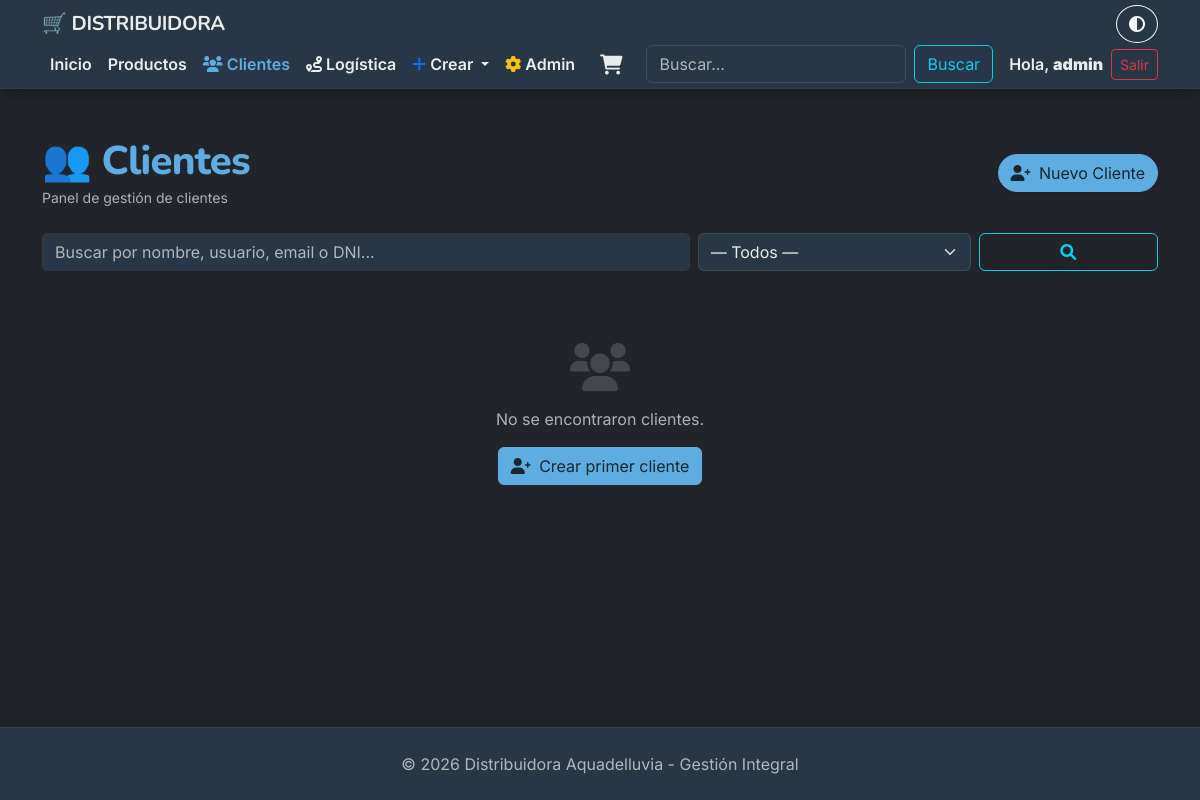
Page /clientes/ (signed in) on the earlier database version.
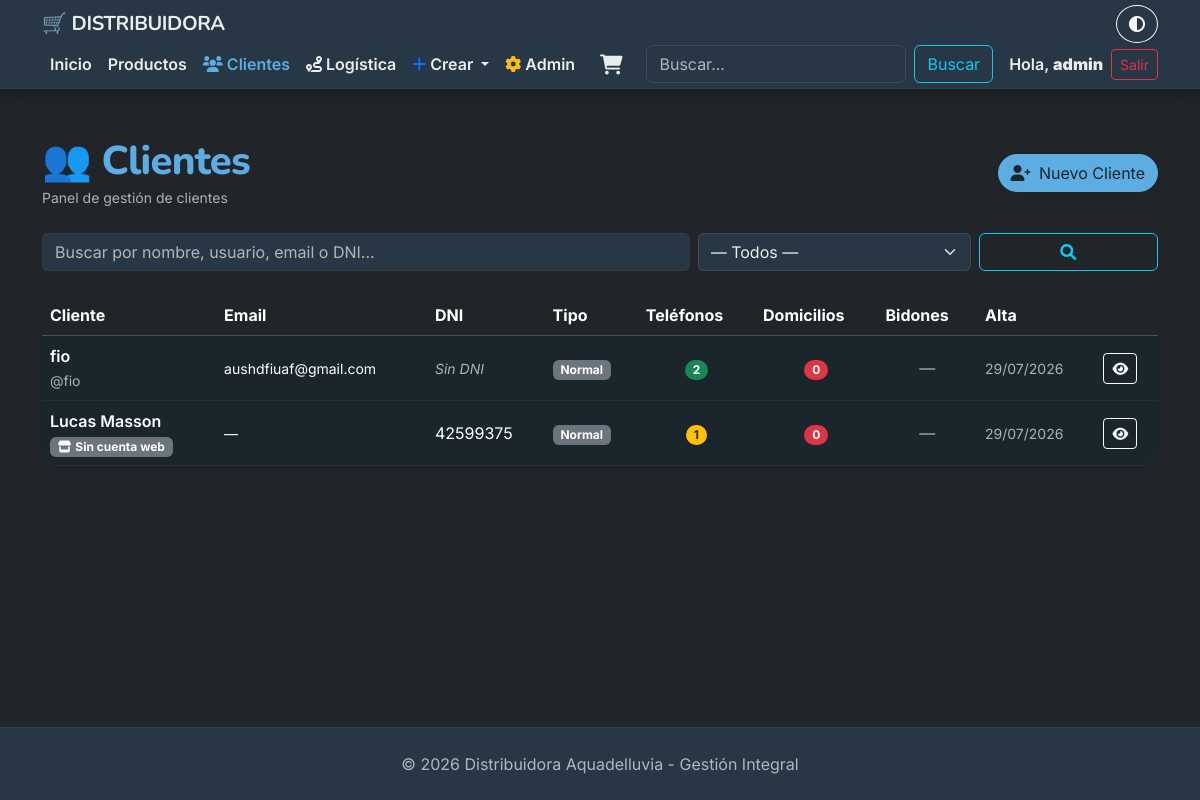
Same page on the later database version.
### apps/autenticacion/models.py (models this page shows, shortened)
class Usuario(AbstractUser):
    imagen_perfil = models.ImageField(upload_to='perfiles/', null=True, blank=True,default='usuarios/default.jpg')
    email = models.EmailField(unique=True)
    celular1 = models.CharField(max_length=20, null=True, blank=True)
    celular2 = models.CharField(max_length=20, null=True, blank=True)

### apps/clientes/models.py (models this page shows, shortened)
class Cliente(models.Model):
    usuario          = models.OneToOneField(
        'autenticacion.Usuario',
        on_delete=models.SET_NULL,
        null=True,
        blank=True,
        related_name='perfil_cliente',
        verbose_name='Cuenta de usuario'
    )
    nombre           = models.CharField(
        max_length=100,
        blank=True,
        verbose_name='Nombre'
    )
    apellido         = models.CharField(
        max_length=100,
        blank=True,
        verbose_name='Apellido'
    )
    email_contacto   = models.EmailField(
        blank=True,
        verbose_name='Email de contacto',
        help_text='Opcional — para clientes sin cuenta web'
    )
    dni              = models.CharField(
        max_length=15,
        unique=True,
        null=True,
        blank=True,
        verbose_name='DNI'
    )
    fecha_nacimiento = models.DateField(
        null=True,
        blank=True,
        verbose_name='Fecha de nacimiento'
    )
    fecha_alta       = models.DateField(
        auto_now_add=True,
        verbose_name='Fecha de alta'
    )
    tipo_cliente     = models.CharField(
        max_length=10,
        choices=TIPO_CLIENTE_CHOICES,
        default='Normal',
        verbose_name='Tipo de cliente'
    )
    bidones_prestados = models.PositiveIntegerField(
        default=0,
        verbose_name='Bidones prestados'
    )
    permite_fiado    = models.BooleanField(
        default=False,
        verbose_name='Permite fiado',
        help_text='Habilitado automáticamente para clientes Premium'
    )
    notas_internas   = models.TextField(
        blank=True,
        verbose_name='Notas internas',
        help_text='Visible solo para Admin/Vendedor'
    )
    class Meta:
        ordering = ['apellido', 'nombre']
        verbose_name = 'Cliente'
        verbose_name_plural = 'Clientes'
    def tiene_cuenta(self):
        return self.usuario_id is not None
    def nombre_completo(self):
        if self.usuario_id:
            nombre_user = self.usuario.get_full_name()
            return nombre_user if nombre_user.strip() else self.usuario.username
        partes = [p for p in [self.nombre, self.apellido] if p]
        return ' '.join(partes) if partes else f'Cliente #{self.pk}'
    def email_display(self):
        if self.usuario_id:
            return self.usuario.email
        return self.email_contacto
    def cantidad_telefonos(self):
        return self.telefonos.count()
    def cantidad_direcciones(self):
        return self.direcciones.count()

### apps/clientes/views.py (the view)
# urls.py: path('',                              views.listar_clientes,         name='listar_clientes'),
@login_required
def listar_clientes(request):
    if not es_admin_o_vendedor(request.user):
        messages.error(request, 'No tenés permiso para acceder a esta sección.')
        return redirect('inicio')
    form    = BuscarClienteForm(request.GET)
    clientes = Cliente.objects.select_related('usuario').all()
    q    = request.GET.get('q', '').strip()
    tipo = request.GET.get('tipo', '').strip()
    if q:
        q_norm = _normalizar(q)
        clientes = [
            c for c in clientes
            if q_norm in _normalizar(c.usuario.get_full_name())
            or q_norm in _normalizar(c.usuario.username)
            or q_norm in _normalizar(c.usuario.email)
            or (c.dni and q_norm in _normalizar(c.dni))
        ]
    else:
        clientes = list(clientes)
    if tipo:
        clientes = [c for c in clientes if c.tipo_cliente == tipo]
    paginator = Paginator(clientes, 10)
    page_obj  = paginator.get_page(request.GET.get('page'))
    return render(request, 'clientes/listar_clientes.html', {
        'clientes': page_obj,
        'form': form,
        'q': q,
        'tipo': tipo,
    })

### templates/clientes/listar_clientes.html (shortened to what this page needs)
{% extends 'base.html' %}
{% load grupos %}
{% block content %}
<div class="d-flex justify-content-between align-items-center mb-4">
    <div>
        <h1 class="mb-0">👥 Clientes</h1>
        <small class="text-muted">Panel de gestión de clientes</small>
    </div>
    <a href="{% url 'apps.clientes:crear_cliente' %}" class="btn btn-primary rounded-pill btn-glow shadow-sm">
        <i class="fa-solid fa-user-plus me-1"></i> Nuevo Cliente
    </a>
</div>
<form method="get" class="row g-2 mb-4">
    <div class="col-md-7">
        {{ form.q }}
    </div>
    <div class="col-md-3">
        {{ form.tipo }}
    </div>
    <div class="col-md-2 d-flex gap-2">
        <button type="submit" class="btn btn-outline-info w-100">
            <i class="fa-solid fa-magnifying-glass"></i>
        </button>
    </div>
</form>
{% if clientes %}
<div class="card border-0 shadow-sm rounded-4 overflow-hidden surface-card mb-4">
<div class="table-responsive">
    <table class="table table-hover align-middle mb-0">
        <thead class="table-dark">
            <tr>
                <th>Cliente</th>
                <th>Email</th>
                <th>DNI</th>
                <th>Tipo</th>
                <th>Teléfonos</th>
                <th>Domicilios</th>
                <th>Bidones</th>
                <th>Alta</th>
                <th></th>
            </tr>
        </thead>
        <tbody>
            {% for cliente in clientes %}
            <tr>
                <td>
                    <div class="fw-semibold">{{ cliente.nombre_completo }}</div>
                    {% if cliente.tiene_cuenta %}
                        <small class="text-muted">@{{ cliente.usuario.username }}</small>
                    {% else %}
                        <small class="badge bg-secondary">
                            <i class="fa-solid fa-store me-1"></i>Sin cuenta web
                        </small>
                    {% endif %}
                </td>
                <td>
                    <small>{{ cliente.email_display|default:"—" }}</small>
                </td>
                <td>
                    {% if cliente.dni %}
                        {{ cliente.dni }}
                    {% else %}
                        <span class="text-muted fst-italic small">Sin DNI</span>
                    {% endif %}
                </td>
                <td>
                    {% if cliente.tipo_cliente == 'Premium' %}
                        <span class="badge bg-warning text-dark">
                            <i class="fa-solid fa-star me-1"></i>Premium
                        </span>
                    {% else %}
                        <span class="badge bg-secondary">Normal</span>
                    {% endif %}
                </td>
                <td class="text-center">
                    <span class="badge {% if cliente.cantidad_telefonos >= 2 %}bg-success{% elif cliente.cantidad_telefonos == 1 %}bg-warning text-dark{% else %}bg-danger{% endif %} rounded-pill">
                        {{ cliente.cantidad_telefonos }}
                    </span>
                </td>
                <td class="text-center">
                    <span class="badge {% if cliente.cantidad_direcciones >= 1 %}bg-success{% else %}bg-danger{% endif %} rounded-pill">
                        {{ cliente.cantidad_direcciones }}
                    </span>
                </td>
                <td class="text-center">
                    {% if cliente.bidones_prestados > 0 %}
                        <span class="badge bg-info text-dark">{{ cliente.bidones_prestados }}</span>
                    {% else %}
                        <span class="text-muted">—</span>
                    {% endif %}
                </td>
                <td><small class="text-muted">{{ cliente.fecha_alta|date:"d/m/Y" }}</small></td>
                <td>
                    <a href="{% url 'apps.clientes:ver_cliente' cliente.pk %}"
                       class="btn btn-sm btn-outline-light">
                        <i class="fa-solid fa-eye"></i>
                    </a>
                </td>
            </tr>
            {% endfor %}
        </tbody>
    </table>
</div>
</div>
{% else %}
<div class="text-center py-5 text-muted">
    <i class="fa-solid fa-users fa-3x mb-3 opacity-25"></i>
    <p>No se encontraron clientes{% if q %} para "{{ q }}"{% endif %}.</p>
    <a href="{% url 'apps.clientes:crear_cliente' %}" class="btn btn-primary">
        <i class="fa-solid fa-user-plus me-1"></i> Crear primer cliente
    </a>
</div>
{% endif %}
{% endblock %}

### templates/base.html (shortened to what this page needs)
{% load grupos %}
{% load static %}
<!DOCTYPE html>
<html lang="es" data-bs-theme="dark">
<head>
    <link href="https://cdn.jsdelivr.net/npm/bootstrap@5.3.8/dist/css/bootstrap.min.css" rel="stylesheet">
    <link rel="stylesheet" href="{% static 'style/aquadelluvia.css' %}?v=6">
    <link rel="stylesheet" href="{% static 'style/productos.css' %}?v=6">
    <link rel="stylesheet" href="https://cdnjs.cloudflare.com/ajax/libs/font-awesome/6.0.0/css/all.min.css">
</head>
<body class="d-flex flex-column min-vh-100 bg-body" >
    <header class="sticky-top shadow-sm">
        <nav class="navbar navbar-expand-lg py-1">
        <div class="container d-flex flex-wrap align-items-center justify-content-between">
            <a class="navbar-brand fw-bold" href="{% url 'inicio' %}">
                <span class="fw-bold">🛒 DISTRIBUIDORA</span>
            </a>
            <button id="toggle-theme"
                class="btn btn-outline-light rounded-circle shadow-sm order-2 ms-auto me-2 me-lg-0">
                <i class="fa-solid fa-circle-half-stroke"></i>
            </button>
            <div class="collapse navbar-collapse order-4 order-lg-3 w-100 w-lg-auto" id="navbarPF">
                <ul class="navbar-nav me-auto">
                    <li class="nav-item">
                        <a class="nav-link {% if request.resolver_match.view_name == 'inicio' %}active{% endif %}"
                        href="{% url 'inicio' %}">Inicio</a>
                    </li>
                    <li class="nav-item">
                        <a class="nav-link {% if request.resolver_match.view_name == 'apps.productos:listar_productos' %}active{% endif %}"
                        href="{% url 'apps.productos:listar_productos' %}">Productos</a>
                    </li>
                    {% if user.is_superuser or user|has_group:"Vendedor" %}
                    <li class="nav-item">
                        <a class="nav-link {% if 'clientes' in request.resolver_match.view_name %}active{% endif %}"
                           href="{% url 'apps.clientes:listar_clientes' %}">
                           <i class="fa-solid fa-users me-1"></i>Clientes
                        </a>
                    </li>
                    {% endif %}
                    {% if user.is_superuser or user|has_group:"Vendedor" or user|has_group:"Repartidor" %}
                    <li class="nav-item">
                        <a class="nav-link {% if 'logistica' in request.resolver_match.view_name %}active{% endif %}"
                           href="{% url 'apps.logistica:listar_rutas' %}">
                           <i class="fa-solid fa-route me-1"></i>Logística
                        </a>
                    </li>
                    {% endif %}
                    {% if user.is_superuser or user|has_group:"Vendedor" %}
                    <li class="nav-item dropdown">
                     <a class="nav-link dropdown-toggle" href="#" id="navbarDropdown" role="button" data-bs-toggle="dropdown" aria-expanded="false">
                      <i class="fa-solid fa-plus me-1 text-primary"></i>Crear
                      </a>
                    </li>
                    <li class="nav-item">
                        <a class="nav-link" href="{% url 'admin:index' %}" target="_blank">
                            <i class="fa-solid fa-gear me-1 text-warning"></i>Admin
                        </a>
                    </li>
                    {% endif %}
                </ul>
                <form class="d-flex mb-2 mb-lg-0 me-lg-3 order-5 order-lg-4" role="search" action="{% url 'apps.buscador:buscar_productos' %}" method="get">
                    <input class="form-control me-2" type="search" name="q" placeholder="Buscar..." aria-label="Buscar"
                        value="{{ query}}">
                    <button class="btn btn-outline-info" type="submit">Buscar</button>
                </form>
                <ul class="navbar-nav mb-2 mb-lg-0 me-3">
                    <li class="nav-item position-relative">
                        <a href="{% url 'apps.carrito:ver_carrito' %}" class="nav-link">
                            <div class="position-relative d-inline-block">
                                <i class="fas fa-shopping-cart fa-lg"></i>
                            </div>
                        </a>
                    </li>
                </ul>
                <ul class="navbar-nav mb-2 mb-lg-0 order-6 order-lg-5">
                    {% if user.is_authenticated %}
                        <li class="nav-item d-flex align-items-center gap-2">
                            <a class="navbar-text text-decoration-none" href="{% url 'apps.clientes:mi_perfil' %}">
                                Hola, <strong>{{ user.username }}</strong>
                            </a>
                            <a class="btn btn-outline-danger btn-sm" href="{% url 'apps.autenticacion:cerrar_sesion' %}">Salir</a>
                        </li>
                    {% else %}
                        <li class="nav-item"><a class="nav-link" href="{% url 'apps.autenticacion:ingresar' %}">Ingresar</a></li>
                        <li class="nav-item"><a class="btn btn-primary btn-sm ms-lg-2 rounded-pill btn-glow" href="{% url 'apps.autenticacion:registrar' %}">Registrarse</a></li>
                    {% endif %}
                </ul>
            </div>
        </div>
    </nav>
    </header>
    <main class="container my-5">
        {% block content %}{% endblock %}
    </main>
    <footer class="footer mt-auto py-4 text-center border-top">
        <div class="container">
            <span class="text-muted">&copy; 2026 Distribuidora Aquadelluvia - Gestión Integral</span>
        </div>
    </footer>
</body>
</html>

Differences in the rows shown:
added Cliente: nombre_completo "fio", usuario.username "fio", email_display "aushdfiuaf@gmail.com", shows "Sin DNI", tipo_cliente "Normal", cantidad_telefonos "2", cantidad_direcciones "0", fecha_alta "29/07/2026"
added Cliente: nombre_completo "Lucas Masson", shows "Sin cuenta web", email_display "—", dni "42599375", tipo_cliente "Normal", cantidad_telefonos "1", cantidad_direcciones "0", fecha_alta "29/07/2026"
Other differences:
text no longer shown: "No se encontraron clientes . Crear primer cliente"
text now shown: "Cliente Email DNI Tipo Teléfonos Domicilios Bidones Alta"
